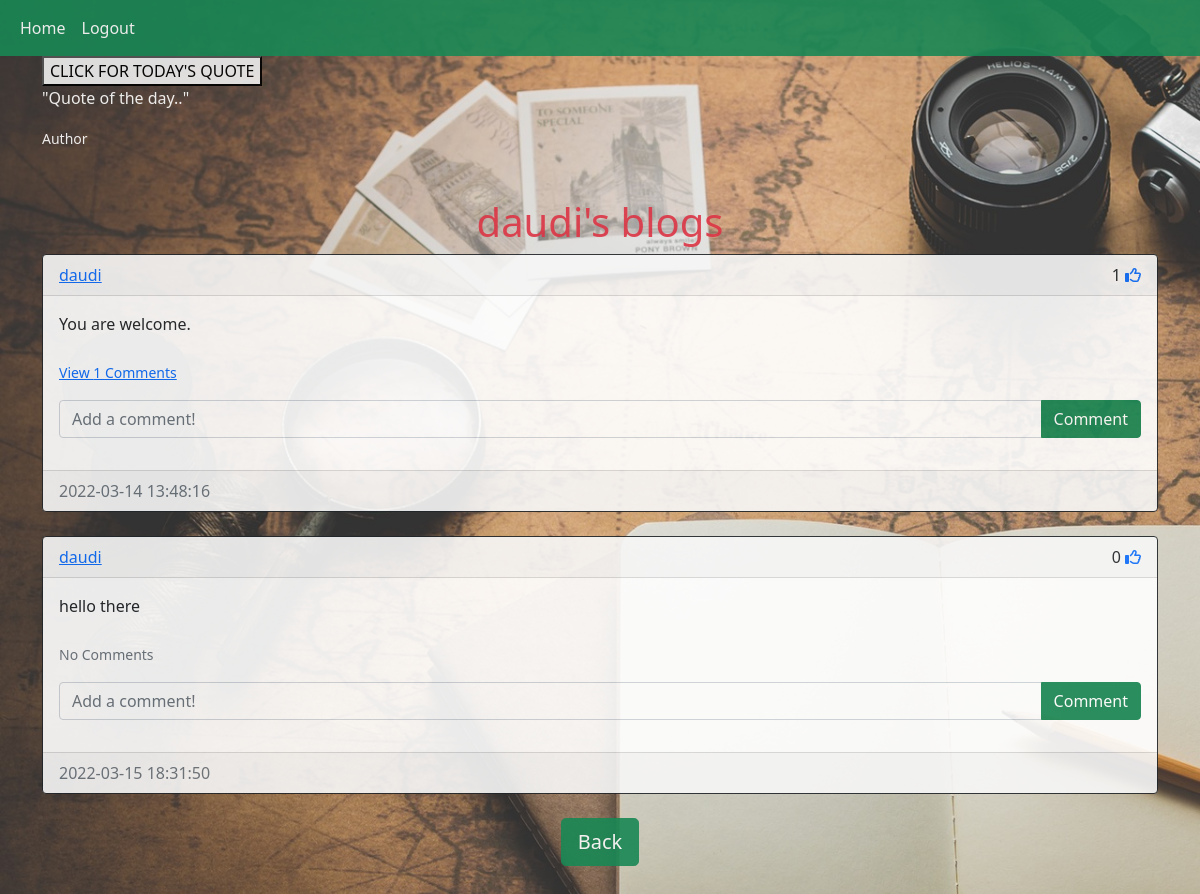
/posts/daudi (signed in), run on the app's committed database.
### website/models.py (models this page shows)
class User(db.Model, UserMixin):
    id = db.Column(db.Integer, primary_key=True)
    email = db.Column(db.String(150), unique=True)
    username = db.Column(db.String(150), unique=True)
    password = db.Column(db.String(150))
    date_created = db.Column(db.DateTime(timezone=True), default=func.now())
    posts = db.relationship('Post', backref='user', passive_deletes=True)
    comments = db.relationship('Comment', backref='user', passive_deletes=True)
    likes = db.relationship('Like', backref='user', passive_deletes=True)

class Post(db.Model):
    id = db.Column(db.Integer, primary_key=True)
    text = db.Column(db.Text, nullable=False)
    date_created = db.Column(db.DateTime(timezone=True), default=func.now())
    author = db.Column(db.Integer, db.ForeignKey('user.id', ondelete="CASCADE"), nullable=False)
    comments = db.relationship('Comment', backref='post', passive_deletes=True)
    likes = db.relationship('Like', backref='post', passive_deletes=True)

### website/views.py (the view)
@views.route("/posts/<username>")
@login_required
def posts(username):
    user = User.query.filter_by(username=username).first()
    if not user:
        flash('No user with that username exists.', category='error')
        return redirect(url_for('views.home'))
    posts = user.posts
    return render_template("posts.html", user=current_user, posts=posts, username=username)

### website/__init__.py (called while the page is built)
def create_app():
    app = Flask(__name__)
    app.config['SECRET_KEY'] = "faith"
    app.config['SQLALCHEMY_DATABASE_URI'] = f'sqlite:///{DB_NAME}'
    db.init_app(app)
    from .views import views
    from .auth import auth
    app.register_blueprint(views, url_prefix="/")
    app.register_blueprint(auth, url_prefix="/")
    from .models import User, Post, Comment, Like
    create_database(app)
    login_manager = LoginManager()
    login_manager.login_view = "auth.login"
    login_manager.init_app(app)
    @login_manager.user_loader
    def load_user(id):
        return User.query.get(int(id))
    return app

### website/templates/posts.html (shortened to what this page needs)
{% extends "posts_div.html" %}
{% block header %} {{username}}'s blogs {% endblock %}
{% block footer %}
    <div align="center">
      <a href="/home"
        ><button type="button" class="btn btn-success btn-lg">Back</button></a
      >
    </div>
{% endblock %}

### website/templates/posts_div.html (shortened to what this page needs)
{% extends "base.html" %}
{% block content %}
    <h1 class="text-danger" align="center">{% block header %}Blogs{% endblock %}</h1>
    <div id="posts">
      {% for post in posts %}
      <div class="card border-dark">
        <div class="card-header d-flex justify-content-between align-items-center">
          <a href="/posts/{{post.user.username}}">
            {{post.user.username}}
          </a>
          <div>
            {{ post.likes|length }}
            {% if user.id in post.likes|map(attribute="author")|list %}
            <a href="/like-post/{{post.id}}"><i class="fas fa-thumbs-up"></i></a>
            {% else %}
            <a href="/like-post/{{post.id}}"><i class="far fa-thumbs-up"></i></a>
            {% endif %}
          </div>
        </div>
        <div class="card-body">
          <div class="card-text">{{post.text}}</div>
          <br />
          <p class="card-text">
            {% if post.comments|length > 0 %}
            <a data-bs-toggle="collapse" href="#comments-{{post.id}}" role="button">
              <small>View {{post.comments|length}} Comments</small>
            </a>
            {% else %}
            <small class="text-muted">No Comments</small>
            {% endif %}
          </p>
          <form class="input-group mb-3" method='POST' action="/create-comment/{{post.id}}">
              <input type="text" id="text" name="text" class="form-control" placeholder="Add a comment!" />
              <button type="submit" class="btn btn-success">Comment</button>
          </form>
        </div>
        <div class="card-footer text-muted">{{post.date_created}}</div>
      </div>
      <br/ > {% endfor %}
    </div>
    {% block footer %}{% endblock %}
    {% endblock %}

### website/templates/base.html (shortened to what this page needs)
<!DOCTYPE html>
<html lang="en">
  <head>
    <link
      href="https://cdn.jsdelivr.net/npm/bootstrap@5.0.2/dist/css/bootstrap.min.css"
      rel="stylesheet"
    />
    <link rel="stylesheet" href="style.css">
  </head>
  <body>
    <nav class="navbar navbar-expand-lg navbar-dark bg-success">
      <div class="container-fluid">
        <div class="collapse navbar-collapse" id="navbar">
          <div class="navbar-nav">
            <a class="nav-item nav-link text-white" href="/home">Home</a>
            {% if user.is_authenticated %}
            <a class="nav-item nav-link text-white" href="/logout">Logout</a>
            {% else %}
            <a class="nav-item nav-link text-white" href="/login">Login</a>
            <a class="nav-item nav-link text-white" href="/sign-up">Sign Up</a>
            {% endif %}
          </div>
        </div>
      </div>
    </nav>
    <div class="container">
      <button id="btnq">CLICK FOR TODAY'S QUOTE</button>
      <div class="quote-box">
        <p id="quote" style="color: white;"> "Quote of the day.."</p>
    <small id="author" style="color: white;">Author</small>
      </div>
    </div>
    <div class="container py-5 h-100">
      {% block content %}{% endblock %}
    </div>
  </body>
</html>

### website/style.css (style rules this page uses)
#btnq { align-items: center; }

### website/templates/base.html (style rules this page uses)
body { background-image: url('../static/tour.jpg'); opacity: 0.90; background-repeat: no-repeat; background-size: cover; min-height: 100vh; }

### data on the page
User: username "daudi"
Post: user.username "daudi", likes|length "1", text "You are welcome.", comments|length "1", date_created "2022-03-14 13:48:16"
Post: user.username "daudi", likes|length "0", text "hello there", shows "No Comments", date_created "2022-03-15 18:31:50"
